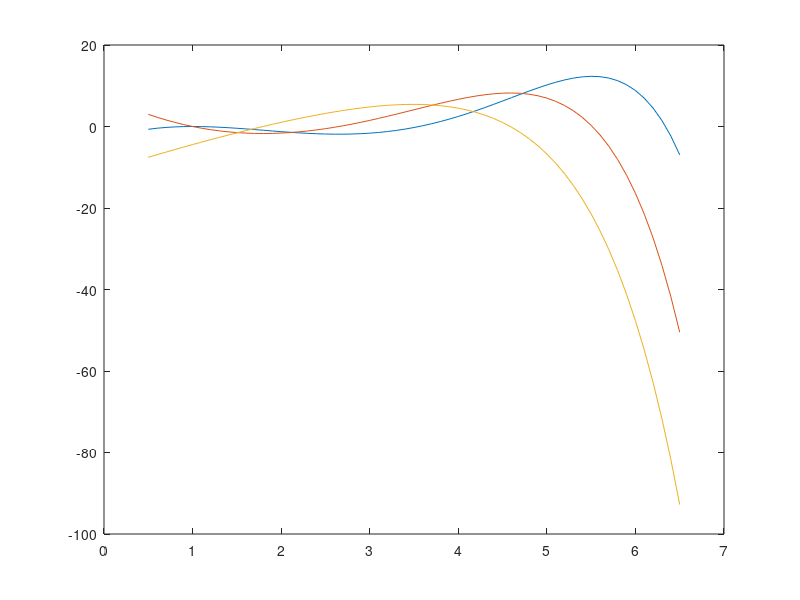

This chart was generated by the following MATLAB code: (Note: this script raises an error after producing the figure.)
clear
close all
clc

f = @(x) x.^3 - (2+exp(1))*x.^2 + (2*exp(1)+1)*x + (1-exp(1)) - cosh(x-1);

% Punto 1

df = @(x) 3 * x.^2 - 2 * (2 + exp(1)) * x + (2 * exp(1) + 1) - sinh(x - 1);

d2f = @(x) 6 * x - 2 * (2 + exp(1)) - cosh(x - 1);

a = 0.5;
b = 6.5;
plot(a:0.1:b, f(a:0.1:b), a:0.1:b, df(a:0.1:b), a:0.1:b, d2f(a:0.1:b))
yline(0, '--r')
legend('f', 'df', 'd2f')
grid on

alpha1 = 1; % molteplicità 2 perché prima derivata ad essere diversa da
% zero in alpha1 è la seconda

df = diff(str2sym(func2str(f)))
d2f = diff(df)

double(subs(df, alpha1))
double(subs(d2f, alpha1))

df = matlabFunction(df)
d2f = matlabFunction(d2f)

% Punto 2 funzione newton

% Punto 3

toll = 1e-6;
nmax = 1000;
mol = 2;

x0 = 0.5;
[xVect1, it1] = newton(x0, nmax, toll, f, df);
[xVect1M, it1M] = newton(x0, nmax, toll, f, df, mol);
% 0.999999998974064 con derivata computer diff, 0.999999993873743 con
% derivata fatta a mano

x0 = 3;
[xVect2, it2] = newton(x0, nmax, toll, f, df);

x0 = 6;
[xVect3, it3] = newton(x0, nmax, toll, f, df);

solEx = ones(size(xVect1));
err1 = solEx - xVect1;
solEx = ones(size(xVect1M));
err1M = solEx - xVect1M;

figure
semilogy(0:it1, err1, 0:it1M, err1M)
legend('lineare', 'quadratico')
grid on